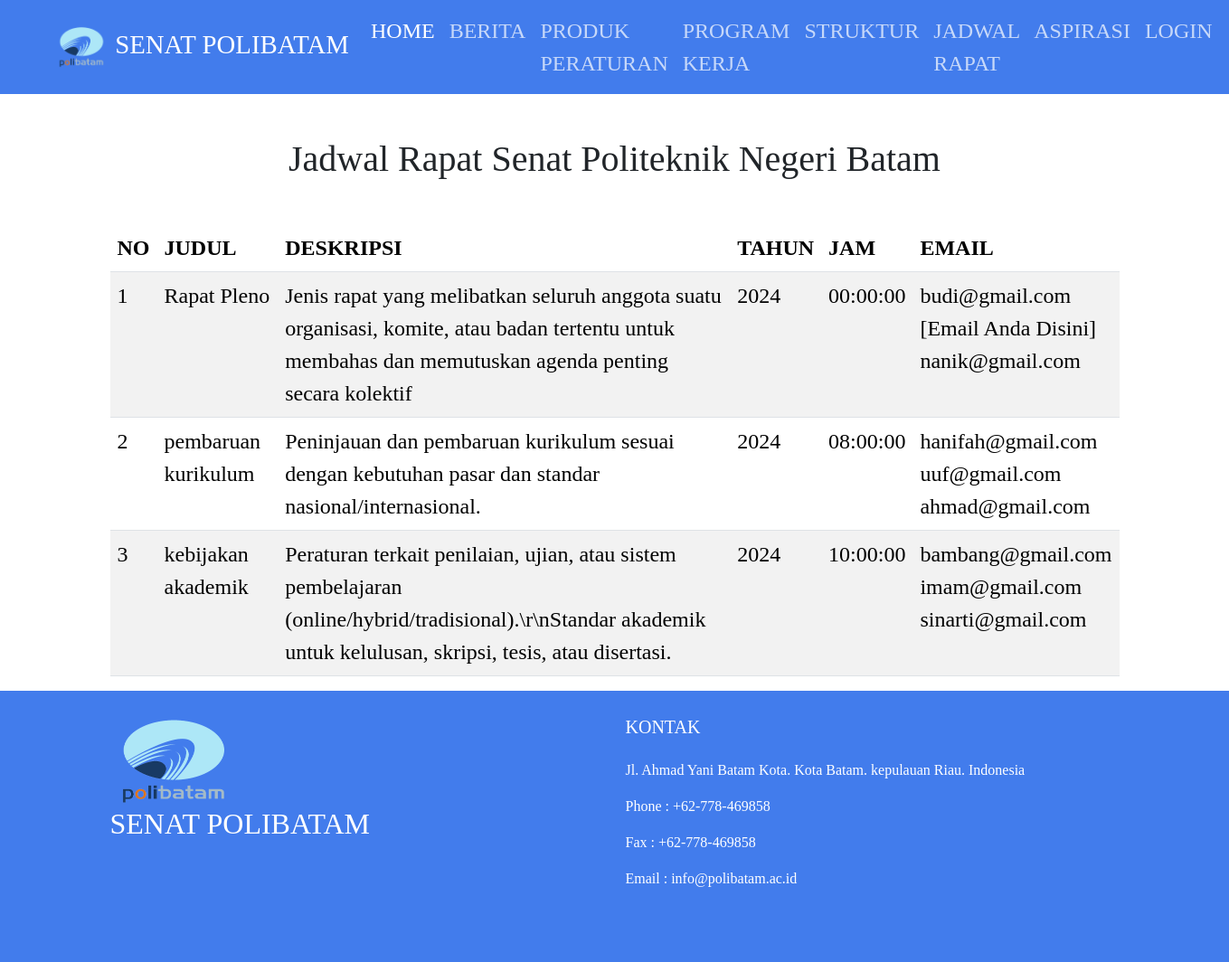
The page /jadwal.php on the database its author committed.
### tables this page shows
CREATE TABLE `jadwal` (
    `Id_rapat` int(11) AUTO_INCREMENT,
    `Judul` varchar(50),
    `Deskripsi` text,
    `Tanggal` varchar(4),
    `Jam` time,
    `Email` int(11),
    PRIMARY KEY (Id_rapat)
);

### jadwal.php (the view, shortened to what this page needs)
<!DOCTYPE html>
<html lang="en">
<head>
    <link rel="stylesheet" href="bootstrap/css/bootstrap.min.css" type="stylesheet">
    <link rel="stylesheet" href="style2.css">
    <link href="https://cdn.jsdelivr.net/npm/bootstrap@5.3.3/dist/css/bootstrap.min.css" rel="stylesheet"
>
    <link href="https://cdn.datatables.net/2.1.8/css/dataTables.dataTables.css" rel="stylesheet">
</head>
<body>
    <?php include('nav.php'); ?>
    <h1 class="text-center mt-5 mb-5">Jadwal Rapat Senat Politeknik Negeri Batam</h1>
<div class="row container-lg mx-auto mt-5 justify-content-sm-around">
<table class="jadwal table table-striped table-responsive-lg container-lg " id="example" >
        <thead>
            <tr>
                <th>NO</th>
                <th>JUDUL</th>
                <th>DESKRIPSI</th>
                <th>TAHUN</th>
                <th>JAM</th>
                <th>EMAIL</th>
            </tr>
        </thead>
        <tbody>
            <?php
            include 'dashboard/dbpublic.php';
            $sql1 = "SELECT jadwal.Id_rapat, jadwal_email.Id_rapat, struktur.Id_struktur, struktur.nama, struktur.Email FROM jadwal LEFT JOIN jadwal_email ON jadwal.Id_rapat = jadwal_email.Id_rapat LEFT JOIN struktur ON struktur.Id_struktur = jadwal_email.Id_struktur";
            $result1 = $conn->query($sql1);
            $anggota = array();
            while($row = $result1->fetch_assoc()){
                if(isset($anggota[$row['Id_rapat']])){
                    $anggota[$row['Id_rapat']][] = $row['Email'];
                } else{
                    $anggota[$row['Id_rapat']] = array();
                    $anggota[$row['Id_rapat']][] = $row['Email'];
                }
            }
            $no = 0;
            $sql = "SELECT * FROM `jadwal`";
            $result = $conn->query($sql);
                if ($result->num_rows > 0) {
                    while ($row = $result->fetch_assoc()) {
                    $no++;
            ?>
            <tr>
                <td><?= $no ?></td>
                <td><?= $row['Judul'] ?></td>
                <td><?= $row['Deskripsi'] ?></td>
                <td><?= $row['Tanggal'] ?></td>
                <td><?= $row['Jam'] ?></td>
                <td>
                    <?php
                    foreach($anggota[$row['Id_rapat']] as $daftar){
                        echo $daftar ."</br>";
                    }
                    ?>
                 </td>
            </tr>
            <?php
                }
            } else {
                echo "<tr><td colspan='6'>Tidak ada data</td></tr>";
            }
            ?>
        </tbody>
</table>
</div>
<?php include('footer.php'); ?>
</body>
</html>

### style2.css (style rules this page uses)
:root { --color1:#427CEC; --color2:#7DA9FF; --color3:#ffffff; }
html, body { height: 100%; width:100%; margin:0; padding:0; font-size:16px; font-family: "Gurajada", serif !important; box-sizing: border-box; }
.jadwal th, .jadwal td { font-size:1.5em; }

### rows shown on the page
jadwal: Judul "Rapat Pleno", Deskripsi "Jenis rapat yang melibatkan seluruh anggota suatu organisasi, komite, atau badan tertentu untuk membahas dan memutuskan agenda penting secara kolektif", Tanggal "2024", Jam "00:00:00", Id_rapat "budi@gmail.com", Id_rapat "[Email Anda Disini]", Id_rapat "nanik@gmail.com"
jadwal: Judul "pembaruan kurikulum", Deskripsi "Peninjauan dan pembaruan kurikulum sesuai dengan kebutuhan pasar dan standar nasional/internasional.", Tanggal "2024", Jam "08:00:00", Id_rapat "hanifah@gmail.com", Id_rapat "uuf@gmail.com", Id_rapat "ahmad@gmail.com"
jadwal: Judul "kebijakan akademik", Deskripsi "Peraturan terkait penilaian, ujian, atau sistem pembelajaran (online/hybrid/tradisional).\\r\\nStandar akademik untuk kelulusan, skripsi, tesis, atau disertasi.", Tanggal "2024", Jam "10:00:00", Id_rapat "bambang@gmail.com", Id_rapat "imam@gmail.com", Id_rapat "sinarti@gmail.com"
